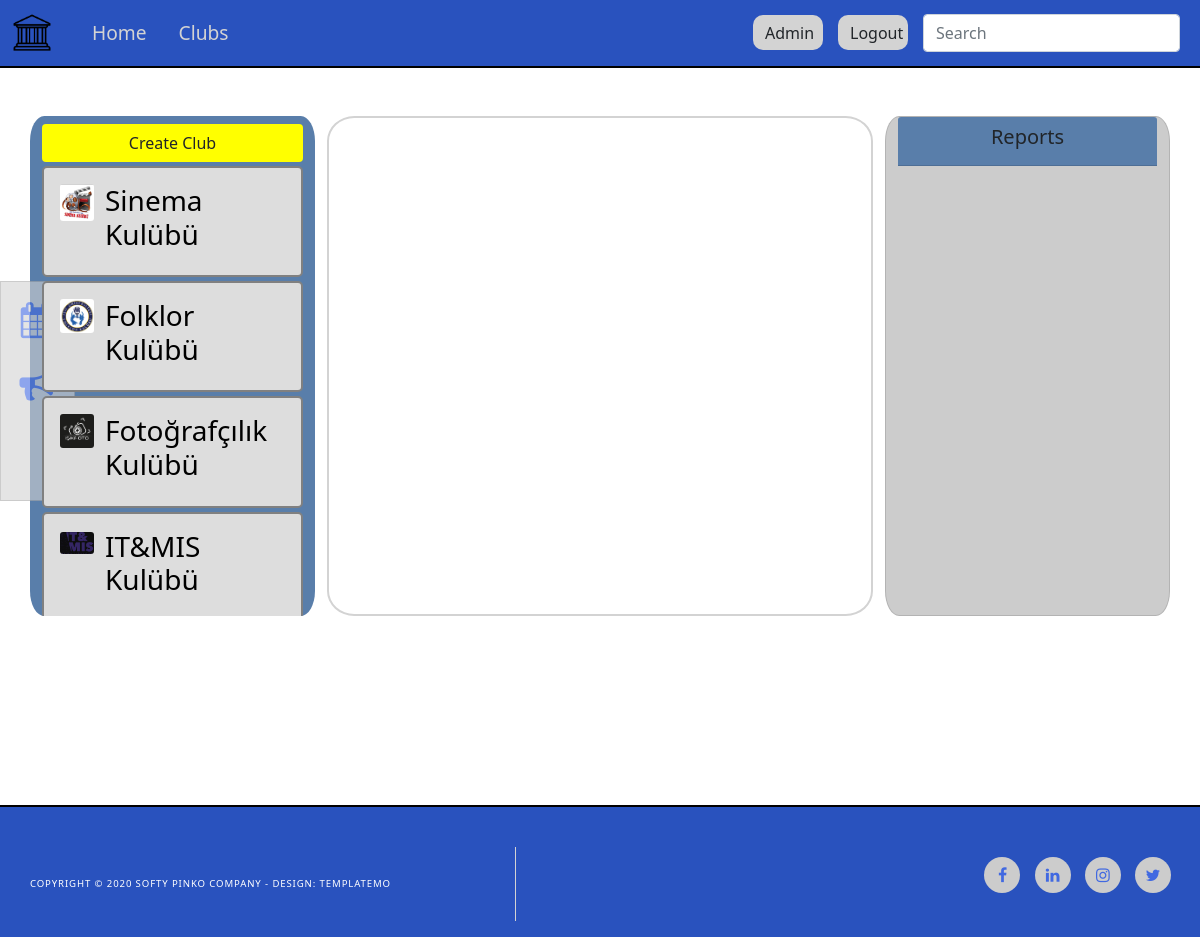
Page /manage/ (signed in) on the committed database.
### clubs/models.py (models this page shows, shortened)
class Club(models.Model):
    club_name = models.CharField(max_length=150, )
    email = models.EmailField(blank=True)
    advisor = models.ForeignKey(Advisor, on_delete=models.CASCADE, blank=True, null=True)
    club_pic = models.ImageField( null=True, blank=True, upload_to='images/')
    administration = models.OneToOneField(Administration, on_delete=models.CASCADE, blank=True, null=True)

### clubs/views.py (the view)
# urls.py: path('manage/', views.manage, name='manage'),
@user_passes_test(lambda u: u.is_superuser)
def manage(request):
    from clubs.models import Club,Report
    reports = Report.objects.all()
    clubs = Club.objects.all()
    context = {'clubs':clubs, 'reports':reports}
    return render(request, 'clubs/home_admin.html', context)

### templates/clubs/home_admin.html (shortened to what this page needs)
{% extends 'main.html' %}
{% block content %}
    <div class="container">
        <div class="row pt-5">
            <div class="col-md-3 pt-2"
                 style="overflow: auto;height: 500px;background-color: #597eaa; border-radius: 5%">
                <a class="btn btn-submit w-100" style="background-color: yellow" href="{% url 'addClub' %}">Create Club</a>
                {% for clubs in clubs %}
                    <a class="card link-card mt-1 embed-responsive-16by9 my-club-events"
                       href="{% url 'manage_club' clubs.id %}">
                        <div class="card-body">
                            <img src="{{ clubs.club_pic.url }}" class="card-img w-15">
                            <div class="card-text w-80" style="display: inline-block; float: right">
                                <h3 class="">{{ clubs.club_name }}</h3>
                            </div>
                        </div>
                    </a>
                {% endfor %}
            </div>
            <div class="col-md-6" style="height: 500px">
                <div class="h-100" style="border-radius: 5%; border: 2px solid lightgray; overflow: auto">
                </div>
            </div>
            <div class="col-md-3 card" style="background-color: #ccc;border-radius: 5%;height: 500px; overflow: auto">
                <div class="card-header text-center mb-1" style="background-color: #597eaa">
                    <h5>Reports</h5>
                </div>
                <div class="card-body h-75" >
                </div>
            </div>
        </div>
    </div>
{% endblock %}

### static/css/main.css (style rules this page uses)
.w-15 { width: 15%; }
.w-80 { width: 80%; }
.my-club-events { background-color: #ddd; border: 2px solid gray; border-radius: 5px; }
.link-card { color: black; }

### rows in the picture
Club: club_pic (picture), club_name "Sinema Kulübü"
Club: club_pic (picture), club_name "Folklor Kulübü"
Club: club_pic (picture), club_name "Fotoğrafçılık Kulübü"
Club: club_pic (picture), club_name "IT&MIS Kulübü"
